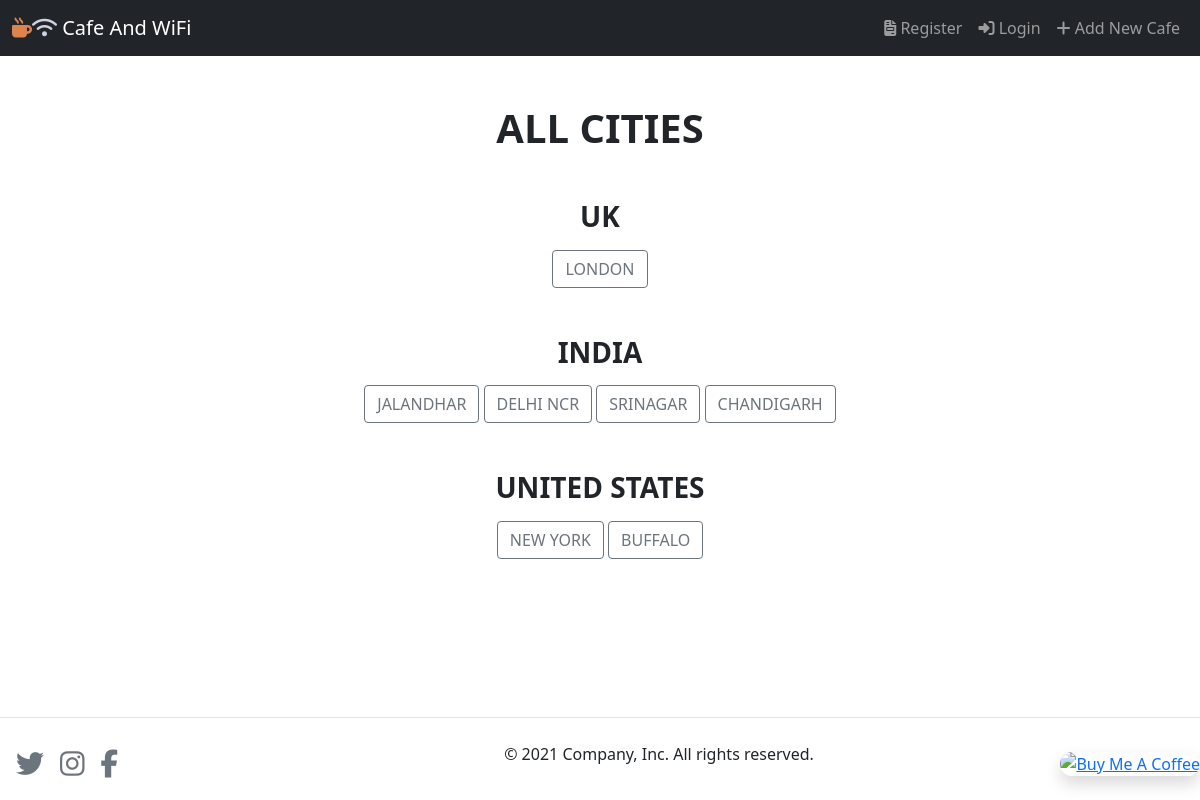
Before: / with the older database file.
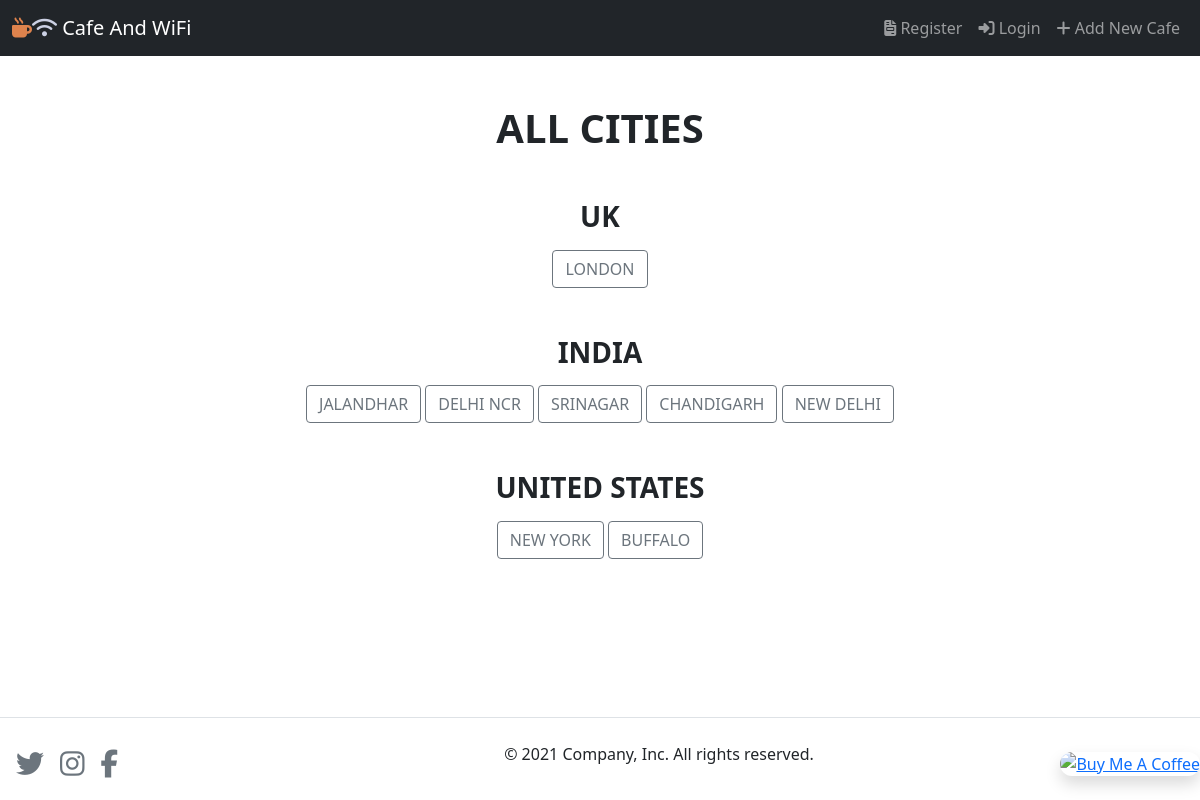
After: the same page with the newer database file.
### main.py (models this page shows)
class Cafe(db.Model):
    __tablename__ = "cafe"
    id = db.Column(db.Integer, primary_key=True)
    name = db.Column(db.String(250), nullable=False)
    map_url = db.Column(db.String(500), nullable=False)
    img_url = db.Column(db.String(500), nullable=False)
    location = db.Column(db.String(250), nullable=False)
    has_sockets = db.Column(db.Boolean, nullable=False)
    has_toilet = db.Column(db.Boolean, nullable=False)
    has_wifi = db.Column(db.Boolean, nullable=False)
    can_take_calls = db.Column(db.Boolean, nullable=False)
    seats = db.Column(db.String(250))
    coffee_price = db.Column(db.String(250))
    city = db.Column(db.String(250), nullable=False)
    country = db.Column(db.String(250), nullable=False)
    author = relationship("User", back_populates="cafes")
    author_id = db.Column(db.Integer, db.ForeignKey("users.id"))
    lat = db.Column(db.Float)
    long = db.Column(db.Float)

### main.py (the view)
@app.route("/")
def home():
    loginForm = LoginForm()
    registrationForm = RegisterForm()
    cafes = Cafe.query.all()
    locations = {}
    for cafe in cafes:
        if not cafe.country in locations.keys():
            locations[cafe.country] = []
        if not cafe.city in locations[cafe.country]:
            locations[cafe.country].append(cafe.city)
    print(locations)
    return render_template("cities-list.html", loginForm=loginForm, registrationForm=registrationForm,
                           locations=locations)

### templates/cities-list.html (shortened to what this page needs)
{% extends "base.html" %}
{% block content %}
<div class="container-fluid mb-5 main-cities text-uppercase">
  <h1 class="my-5 fw-bolder">All Cities</h1>
  {%for country, cities in locations.items() :%}
  <div class="country-name my-3 ">
    <h3 class="fw-bold">{{country}}</h3>
  </div>
  <div class="cities-name mb-5">
    {%for city in cities%}
    <a role="button" href={{url_for("city",city_name=city)}} class="btn btn-outline-secondary" name="button">{{city}}</a>
    {%endfor%}
  </div>
  {%endfor%}
</div>
{% endblock %}

### templates/base.html (shortened to what this page needs)
{% extends "my-bootstrap.html" %}
{% block navbar %}
<nav class="navbar navbar-expand-lg navbar-dark bg-dark">
  <div class="container-fluid">
    <a class="navbar-brand" href={{url_for("home")}}>
      <i class="fas fa-mug-hot"><i class="fas fa-wifi"></i></i> Cafe And WiFi
    <div class="collapse navbar-collapse me-auto" id="navbarSupportedContent">
      <ul class="navbar-nav mb-2 mb-lg-0 ms-auto">
        {%if not current_user.is_authenticated: %}
        <li class="nav-item">
          <a class="nav-link" href="#" data-bs-toggle="modal" data-bs-target="#registrationModal"><i class="fas fa-file-invoice"></i> Register</a>
        </li>
        <li class="nav-item">
          <a class="nav-link" href="#" data-bs-toggle="modal" data-bs-target="#loginModal"><i class="fas fa-sign-in-alt"></i> Login</a>
        </li>
        {% endif %}
        <li class="nav-item">
          <a class="nav-link" href="{{url_for('add_cafe')}}"><i class="fa fa-plus"></i> Add New Cafe </a>
        </li>
      </ul>
    </div>
  </div>
</nav>
{% endblock %}
{% block footer %}
<div id="coffee-button" class=" my-4 ">
  <a class="float-end " href="https://www.buymeacoffee.com/todo" target="_blank" i><img class="shadow rounded-pill" src="https://cdn.buymeacoffee.com/buttons/v2/default-yellow.png" alt="Buy Me A Coffee"
      style="height: 60px !important;width: 217px !important;"></a>
</div>
<div id="footer">
  <div class="d-flex nav justify-content-between pt-4 mt-4 border-top ">
    <ul class="list-unstyled d-flex fs-3">
      <li class="ms-3"><a class="text-muted" href="https://www.twitter.com" target="_blank"><i class="fab fa-twitter"></i></a></li>
      <li class="ms-3"><a class="text-muted" href="https://www.instagram.com/pyrevworld/" target="_blank"><i class="fab fa-instagram"></i></a></li>
      <li class="ms-3"><a class="text-muted" href="https://www.facebook.com" target="_blank"><i class="fab fa-facebook-f"></i></a></li>
    </ul>
    <p>&copy; 2021 Company, Inc. All rights reserved.</p>
  </div>
</div>
{% endblock %}
{% block styles %}
{{super()}}
<link rel="stylesheet" href="{{url_for('.static', filename='mystyle.css')}}">
{% endblock %}

### templates/my-bootstrap.html (shortened to what this page needs)
{% block doc -%}
<!DOCTYPE html>
<html{% block html_attribs %}{% endblock html_attribs %}>
  {%- block html %}
  <head>
    {%- block head %}
    {%- block styles %}
    <link href="https://cdn.jsdelivr.net/npm/bootstrap@5.1.3/dist/css/bootstrap.min.css" rel="stylesheet">
    {%- endblock styles %}
    {%- endblock head %}
  </head>
  <body{% block body_attribs %}{% endblock body_attribs %}>
    {% block body -%}
    {% block navbar %}
    {%- endblock navbar %}
    {% block content -%}
    {%- endblock content %}
    {% block footer %}
    {% endblock footer %}
    {%- endblock body %}
    </body>
    {%- endblock html %}
    </html>
    {% endblock doc -%}

### static/mystyle.css (style rules this page uses)
body { min-height: 100vh; position: relative; padding-bottom: 50px; }
#footer { position: absolute; width: 100%; bottom: 0; }
.navbar .fa-mug-hot { color: #DE834D; }
.navbar .fa-wifi { color: #CCD1E4; }
#coffee-button { position: fixed; right: 0; bottom: 0; z-index: 1030; }
.main-cities { text-align: center; }

Changed rows visible on the page:
added Cafe: city "NEW DELHI", shown under "INDIA"
